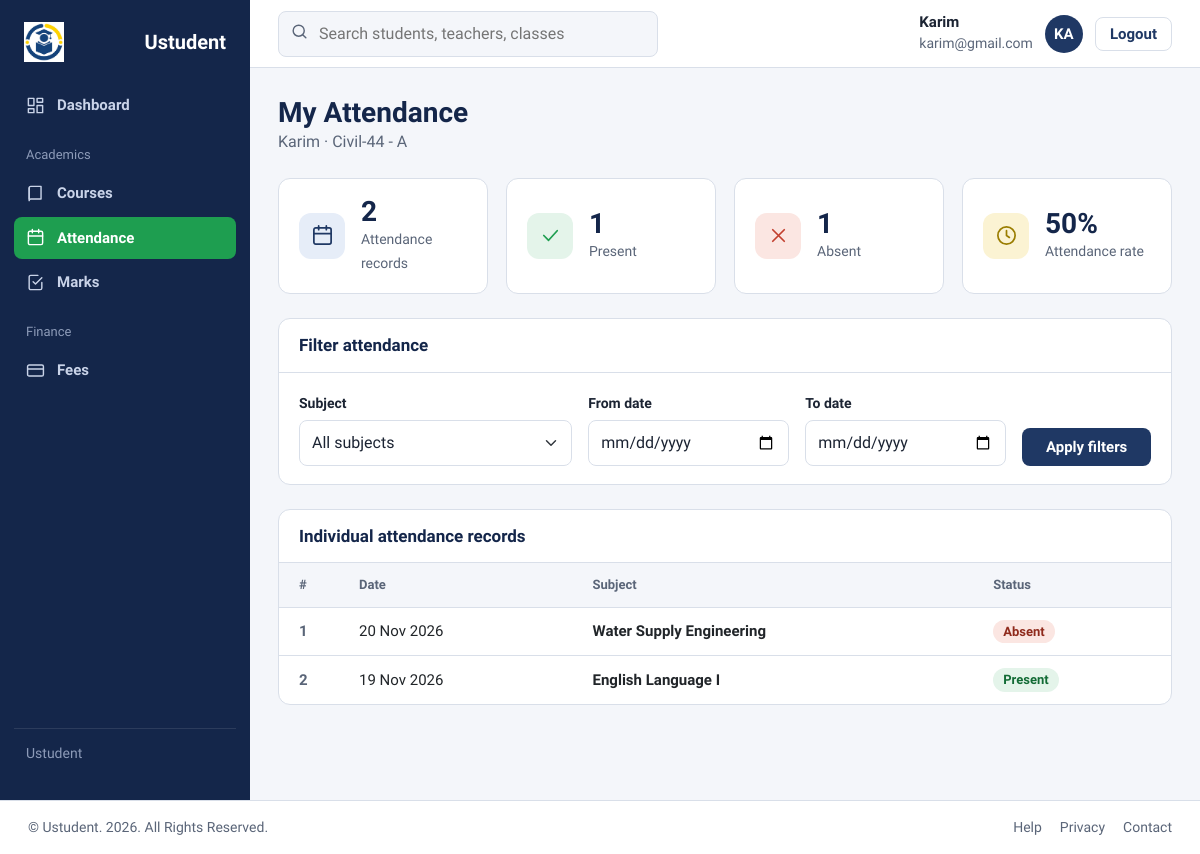
/student/student_attendance.php (signed in), run on an earlier commit of the app's database.
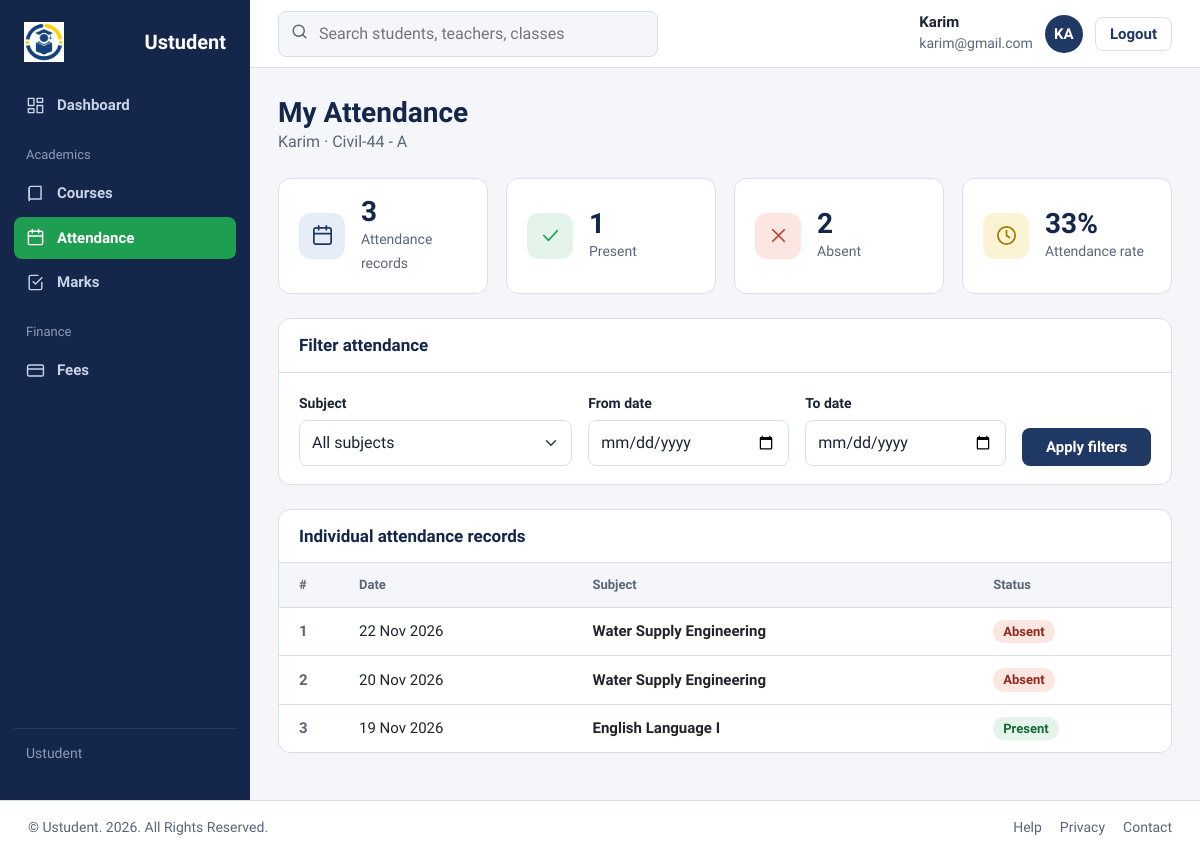
And on a later commit of the database.
### tables this page shows
CREATE TABLE `attendance` (
  `id` int UNSIGNED NOT NULL,
  `student_id` int UNSIGNED NOT NULL,
  `subject_id` int UNSIGNED NOT NULL,
  `date` date NOT NULL,
  `status` enum('P','A','L') NOT NULL,
  `created_at` timestamp NULL DEFAULT CURRENT_TIMESTAMP
);

CREATE TABLE `subjects` (
  `id` int UNSIGNED NOT NULL,
  `subject_name` varchar(100) NOT NULL,
  `course_id` int UNSIGNED NOT NULL,
  `created_at` timestamp NULL DEFAULT CURRENT_TIMESTAMP
);

### student/student_attendance.php (the view, shortened to what the changed rows need)
<?php
include '../database/dbconfig.php';
function h($value) { return htmlspecialchars((string)$value, ENT_QUOTES, 'UTF-8'); }
function rows($conn, $sql, $types = '', $params = []) {
    $statement = $conn->prepare($sql);
    if ($types !== '' && !$statement->bind_param($types, ...$params)) {
        throw new RuntimeException('Could not bind the database query parameters.');
    }
    if (!$statement->execute()) {
        throw new RuntimeException('Could not load the requested data.');
    }
    $result = $statement->get_result();
    return $result->fetch_all(MYSQLI_ASSOC);
}
$student = rows($conn,
    "SELECT s.id, s.name,
            GROUP_CONCAT(DISTINCT CONCAT(c.class_name, ' - ', c.section) ORDER BY c.class_name, c.section SEPARATOR ', ') AS class_names
       FROM students s
       LEFT JOIN student_classes sc ON sc.student_id = s.id
       LEFT JOIN classes c ON c.id = sc.class_id
      WHERE s.user_id = ?
      GROUP BY s.id, s.name",
    "i", [(int)$_SESSION['id']])[0] ?? null;
$fromDate = (string)($_GET['from_date'] ?? '');
$toDate = (string)($_GET['to_date'] ?? '');
$attendance = [];
if ($student) {
    $sql = "SELECT a.date, a.status, sub.subject_name
              FROM attendance a
              JOIN subjects sub ON sub.id = a.subject_id
             WHERE a.student_id = ?";
    $types = 'i';
    $params = [(int)$student['id']];
    $attendance = rows($conn, $sql . " ORDER BY a.date DESC, sub.subject_name", $types, $params);
}
$present = 0;
$absent = 0;
$late = 0;
foreach ($attendance as $record) {
    if ($record['status'] === 'P') $present++;
    elseif ($record['status'] === 'A') $absent++;
    elseif ($record['status'] === 'L') $late++;
}
$attendanceRate = $attendance ? round(100 * ($present + $late) / count($attendance)) : 0;
?>
<!DOCTYPE html>
<html lang="en">
<head>
<link href="https://cdn.jsdelivr.net/npm/bootstrap@5.3.3/dist/css/bootstrap.min.css" rel="stylesheet">
<link rel="stylesheet" href="../assets/css/admin_dashboard.css">
<link rel="stylesheet" href="../assets/css/academic_common.css">
<link rel="stylesheet" href="../assets/css/attendance.css">
<link rel="stylesheet" href="../assets/css/mark.css">
</head>
<body>
<div class="app">
  <div class="main">
    <main class="content">
      <div class="head">
        <div>
          <h1>My Attendance</h1>
        </div>
      </div>
      <?php if (!$student): ?>
        <div class="alert alert-warning">Your student profile has not been created yet. Please ask the admin to add you in the Students page.</div>
      <?php else: ?>
        <section class="stats" aria-label="Attendance summary">
          <div class="stat"><span class="ico b"><svg viewBox="0 0 24 24"><rect x="3" y="4" width="18" height="17" rx="2"/><path d="M8 2v4M16 2v4M3 10h18"/></svg></span><div><b><?php echo count($attendance); ?></b><span>Attendance records</span></div></div>
          <div class="stat"><span class="ico g"><svg viewBox="0 0 24 24"><path d="M5 12l5 5 9-10"/></svg></span><div><b><?php echo $present; ?></b><span>Present</span></div></div>
          <div class="stat"><span class="ico r"><svg viewBox="0 0 24 24"><path d="M6 6l12 12M18 6L6 18"/></svg></span><div><b><?php echo $absent; ?></b><span>Absent</span></div></div>
          <div class="stat"><span class="ico y"><svg viewBox="0 0 24 24"><circle cx="12" cy="12" r="9"/><path d="M12 7v5l3 2"/></svg></span><div><b><?php echo $attendanceRate; ?>%</b><span>Attendance rate</span></div></div>
        </section>
        <section class="card mb-4">
          <h2>Filter attendance</h2>
          <div class="card-body">
            <form class="row g-3 align-items-end" method="get" action="student_attendance.php">
              <div class="col-md-4">
                <label class="form-label" for="subjectSel">Subject</label>
                <select class="form-select" id="subjectSel" name="subject_id">
                  <option value="0">All subjects</option>
                </select>
              </div>
              <div class="col-md-3">
                <label class="form-label" for="fromDate">From date</label>
                <input class="form-control" type="date" id="fromDate" name="from_date" value="<?php echo h($fromDate); ?>">
              </div>
              <div class="col-md-3">
                <label class="form-label" for="toDate">To date</label>
                <input class="form-control" type="date" id="toDate" name="to_date" value="<?php echo h($toDate); ?>">
              </div>
              <div class="col-md-2 d-grid"><button class="btn" type="submit">Apply filters</button></div>
            </form>
          </div>
        </section>
        <section class="card">
          <h2>Individual attendance records</h2>
          <div class="table-wrap">
            <table>
              <thead><tr><th>#</th><th>Date</th><th>Subject</th><th>Status</th></tr></thead>
              <tbody>
              <?php foreach ($attendance as $i => $record): ?>
                <tr>
                  <td class="roll"><?php echo $i + 1; ?></td>
                  <td><?php echo h(date('d M Y', strtotime($record['date']))); ?></td>
                  <td><b><?php echo h($record['subject_name']); ?></b></td>
                  <td><span class="grade <?php echo $record['status'] === 'P' ? 'a' : ($record['status'] === 'A' ? 'f' : 'c'); ?>">
                    <?php echo $record['status'] === 'P' ? 'Present' : ($record['status'] === 'A' ? 'Absent' : 'Late'); ?>
                  </span></td>
                </tr>
              <?php endforeach; ?>
              </tbody>
            </table>
          </div>
        </section>
      <?php endif; ?>
    </main>
  </div>
</div>
</body>
</html>

What changed in the data, as far as the page shows it:
added attendance: date "22 Nov 2026", subject.subject_name "Water Supply Engineering", status "Absent"
Also different on the page:
count($attendance): "2" → "3"
$absent: "1" → "2"
$attendanceRate: "50" → "33"
